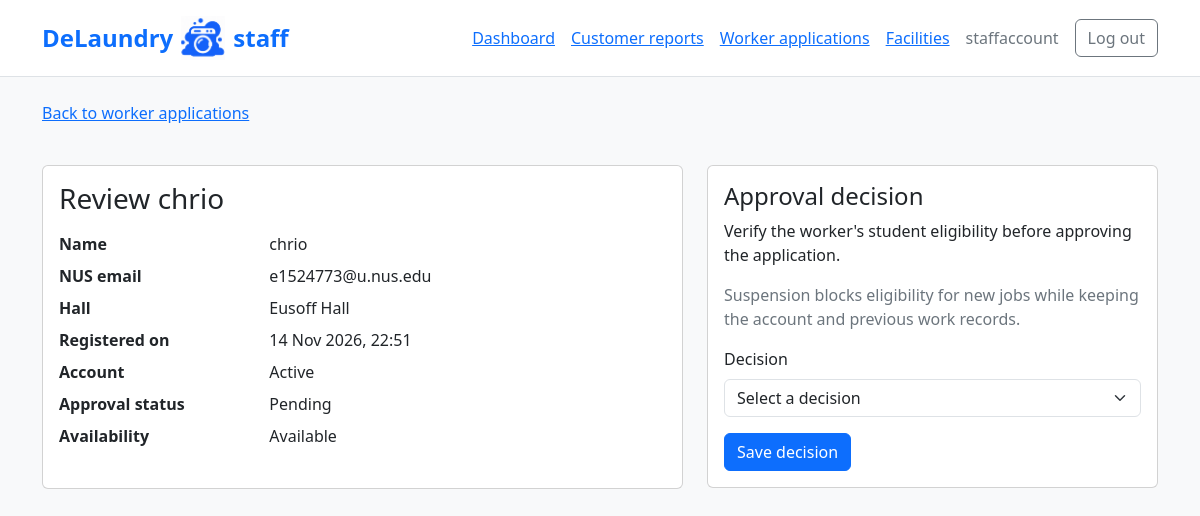
The app's page /adminpanel/workers/1/ (signed in), older data.
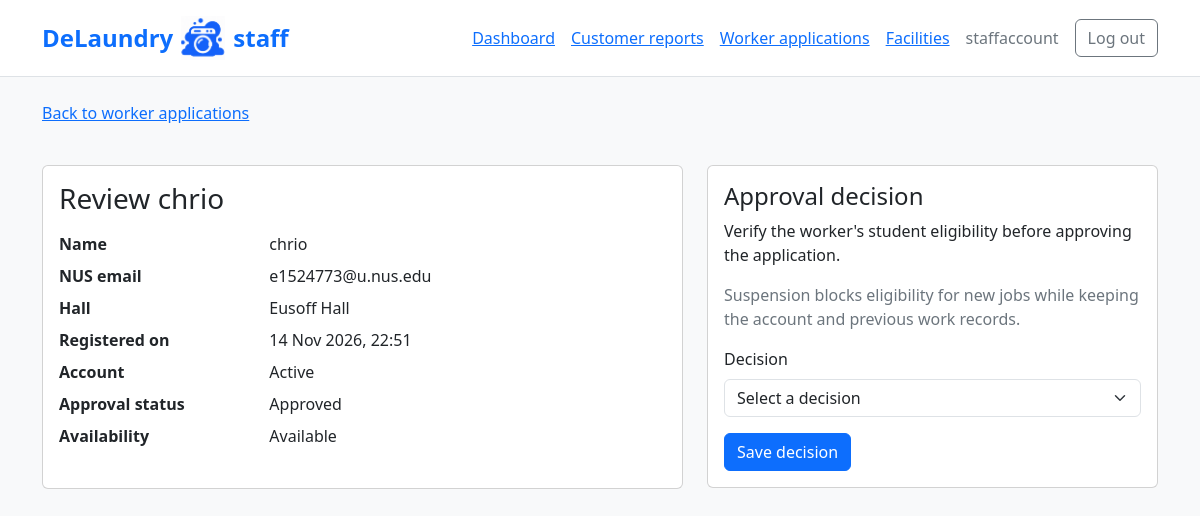
The same page, newer data.
### accounts/models.py (models this page shows, shortened)
class WorkerProfile(models.Model):
  user = models.OneToOneField(User, on_delete=models.CASCADE)
  residence = models.ForeignKey('facilities.Residence', on_delete=models.PROTECT)
  id = models.AutoField(primary_key=True)
  is_available = models.BooleanField(default=True)
  approval_status = models.CharField(
    max_length=10,
    choices=[
        ("pending", "Pending"),
        ("approved", "Approved"),
        ("suspended", "Suspended"),
    ],
    default="pending",
  )

class User(AbstractUser):
  id = models.AutoField(primary_key=True)
  email = models.EmailField(unique=True)
  name = models.CharField(max_length=120)
  role = models.CharField(max_length=120, choices=[('customer', 'Customer'), ('worker', 'Worker')])

### facilities/models.py (models this page shows)
class Residence(models.Model):
  id = models.AutoField(primary_key=True)
  name = models.CharField(
    max_length=120,
    unique=True,
    choices=[
      ('eusoff', 'Eusoff Hall'),
      ('kentridge', 'Kent Ridge Hall'),
      ('kingedward', 'King Edward VII Hall'),
      ('raffles', 'Raffles Hall'),
      ('sheares', 'Sheares Hall'),
      ('temasek', 'Temasek Hall')
  ])
  is_active = models.BooleanField(default=True) # just for admin control
  def __str__(self):
    return self.get_name_display()

### adminpanel/views.py (the view)
# urls.py: path("workers/<int:worker_id>/", views.worker_review, name="worker_review"),
@login_required(login_url="adminpanel:login")
def worker_review(request, worker_id):
  if not request.user.is_active or not request.user.is_staff:
    return HttpResponseForbidden("This page is for active staff accounts only.")
  worker = get_object_or_404(
    WorkerProfile.objects.select_related("user", "residence"),
    pk=worker_id,
    user__role="worker",
  )
  if request.method == "POST":
    form = WorkerApprovalForm(request.POST)
    if form.is_valid():
      status = form.cleaned_data["approval_status"]
      if status == "approved" and not worker.user.is_active:
        form.add_error("approval_status", "An inactive account cannot be approved.")
      else:
        worker.approval_status = status
        worker.save(update_fields=["approval_status"])
        messages.success(request, f"{worker.user.name}'s status is now {worker.get_approval_status_display()}.")
        return redirect("adminpanel:worker_review", worker_id=worker.pk)
  else:
    form = WorkerApprovalForm()
  return render(request, "adminpanel/worker_review.html", {"form": form, "worker": worker})

### adminpanel/forms.py
class WorkerApprovalForm(forms.Form):
  approval_status = forms.ChoiceField(
    label="Decision",
    choices=[
      ("", "Select a decision"),
      ("approved", "Approve worker"),
      ("suspended", "Suspend worker"),
    ],
    widget=forms.Select(attrs={"class": "form-select"}),
  )

### bookings/context_processors.py (called while the page is built)
def demo_clock(request):
  if not getattr(settings, "DEMO_MODE", False):
    return {}
  return {"demo_time": clock.localtime(), "demo_session": settings.DEMO_SESSION}

### adminpanel/templates/adminpanel/worker_review.html (shortened to what this page needs)
{% extends "adminpanel/base.html" %}
{% block content %}
  <a href="{% url 'adminpanel:worker_list' %}">Back to worker applications</a>
  <div class="row mt-3 g-4">
    <div class="col-12 col-lg-7">
      <div class="card h-100">
        <div class="card-body">
          <h1 class="h3">Review {{ worker.user.name }}</h1>
          <dl class="row mt-3">
            <dt class="col-sm-4">Name</dt><dd class="col-sm-8">{{ worker.user.name }}</dd>
            <dt class="col-sm-4">NUS email</dt><dd class="col-sm-8">{{ worker.user.email }}</dd>
            <dt class="col-sm-4">Hall</dt><dd class="col-sm-8">{{ worker.residence }}</dd>
            <dt class="col-sm-4">Registered on</dt><dd class="col-sm-8">{{ worker.user.date_joined|date:"d M Y, H:i" }}</dd>
            <dt class="col-sm-4">Account</dt><dd class="col-sm-8">{{ worker.user.is_active|yesno:"Active,Inactive" }}</dd>
            <dt class="col-sm-4">Approval status</dt><dd class="col-sm-8">{{ worker.get_approval_status_display }}</dd>
            <dt class="col-sm-4">Availability</dt><dd class="col-sm-8">{{ worker.is_available|yesno:"Available,Unavailable" }}</dd>
          </dl>
        </div>
      </div>
    </div>
    <div class="col-12 col-lg-5">
      <div class="card">
        <div class="card-body">
          <h2 class="h4">Approval decision</h2>
          <p>Verify the worker's student eligibility before approving the application.</p>
          <p class="text-secondary">Suspension blocks eligibility for new jobs while keeping the account and previous work records.</p>
          <form method="post" action="{% url 'adminpanel:worker_review' worker.pk %}">
            {% include "adminpanel/form_fields.html" %}
            <button class="btn btn-primary" type="submit">Save decision</button>
          </form>
        </div>
      </div>
    </div>
  </div>
{% endblock %}

Row changes from the older to the newer data that the page shows:
changed WorkerProfile "Available": approval_status "Pending" → "Approved"
